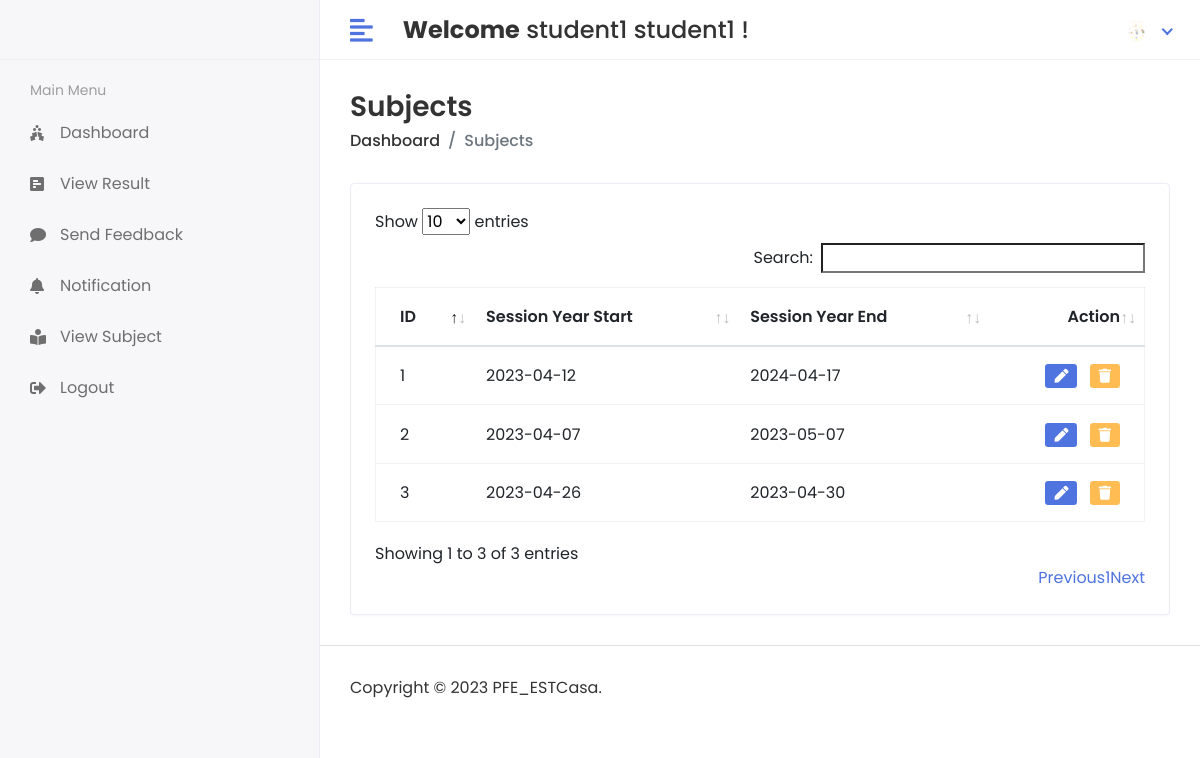
The app's page /HOD/Session/View (signed in) with its own data.
### app/models.py (models this page shows, shortened)
class CustomUser(AbstractUser):
    USER = (
        ('1','HOD'),
        ('2','STAFF'),
        ('3','STUDENT'),
    )
    user_type = models.CharField(choices=USER,max_length=50,default=1 )
    profile_pic = models.ImageField(upload_to = 'media/profile_pic')

class Session_Year(models.Model):
    session_start = models.CharField(max_length=100)
    session_end = models.CharField(max_length=100)

### project/Hod_Views.py (the view)
# urls.py: path('HOD/Session/View',Hod_Views.VIEW_SESSION, name="view_session"),
@login_required(login_url='/')
def VIEW_SESSION(request):
    session = Session_Year.objects.all()
    context = {
        'session' : session
    }
    return render(request,'Hod/view_session.html',context)

### templates/Hod/view_session.html (shortened to what this page needs)
<link href="https://cdn.jsdelivr.net/npm/bootstrap@5.3.0-alpha2/dist/css/bootstrap.min.css" rel="stylesheet"
>
{% extends 'base.html' %}
{% block content %}
<div class="page-header">
   <div class="row align-items-center">
      <div class="col">
         <h3 class="page-title">Subjects</h3>
         <ul class="breadcrumb">
            <li class="breadcrumb-item"><a href="{% url 'hod_home' %}">Dashboard</a></li>
            <li class="breadcrumb-item active">Subjects</li>
         </ul>
      </div>
   </div>
</div>
<div class="row">
   <div class="col-sm-12">
      <div class="card card-table">
         <div class="card-body">
            <div class="table-responsive">
               <table id="table_id" class="table table-hover table-center mb-0 ">
                  <thead>
                     <tr>
                        <th>ID</th>
                        <th>Session Year Start</th>
                        <th>Session Year End</th>
                        <th class="text-right">Action</th>
                     </tr>
                  </thead>
                  <tbody>
                     {% for i in session %}
                     <tr>
                        <td>{{i.id}}</td>
                        <td>{{i.session_start}}</td>
                        <td>{{i.session_end}}</td>
                        <td class="text-right">
                           <div class="actions">
                              <a href="{% url 'edit_session' i.id %}" class="btn btn-sm bg-success-light mr-2">
                                 <i class="fas fa-pen"></i>
                              </a>
                              <a href="{% url 'delete_session' i.id %}" class="btn btn-sm bg-danger-light">
                                 <i class="fas fa-trash"></i>
                              </a>
                           </div>
                        </td>
                     </tr>
                     {% endfor %}
                  </tbody>
               </table>
            </div>
         </div>
      </div>
   </div>
</div>
</div>
{% endblock %}

### templates/includes/header.html (shortened to what this page needs)
{% load static %}
<div class="header">
   <div class="header-left">
   </div>
    <a href="javascript:void(0);" id="toggle_btn">
       <i class="fas fa-align-left"></i>
    </a>
    <div class="top-nav-search mt-3">
       <h4><strong>Welcome</strong><span> {{user.first_name}} {{user.last_name}}</span>&nbsp!</h4>
    </div>
    <ul class="nav user-menu">
       <li class="nav-item dropdown noti-dropdown">
          <a href="#" class="dropdown-toggle nav-link" data-toggle="dropdown">
          </a>
       </li>
       <li class="nav-item dropdown has-arrow">
          <a href="#" class="dropdown-toggle nav-link" data-toggle="dropdown">
            {% if user.profile_pic == "" %}
            <span class="user-img"><img class="rounded-circle" src="{% static 'assets/img/profiles/defaultimage.jpg' %}" width="31" alt="Profile"></span>
            {% else %}
             <span class="user-img"><img class="rounded-circle" src="/{{user.profile_pic}}" width="31" alt="Profile"></span>
            {% endif %}
          </a>
       </li>
    </ul>
 </div>

### static/assets/css/style.css (style rules this page uses)
html { height: 100%; }
body { background-color: #fff; color: #333; font-family: 'Poppins', sans-serif; font-size: 1rem; height: 100%; line-height: 1.5; overflow-x: hidden; }
h1, h2, h3, h4, h5, h6 { font-family: 'Poppins', sans-serif; margin-top: 0; }
a { color: #4F73DF; }
input, button, a { transition: all 0.4s ease; -moz-transition: all 0.4s ease; -o-transition: all 0.4s ease; -ms-transition: all 0.4s ease; -webkit-transition: all 0.4s ease; }
ul, ol { padding: 0px; list-style: none; }
.table { color: #333; max-width: 100%; margin-bottom: 0; width: 100%; }
.table.dataTable { border-collapse: collapse !important; border: 1px solid rgba(0, 0, 0, 0.05); }
.table thead tr th { font-weight: 600; }
.table tbody tr { border-bottom: 1px solid rgba(0, 0, 0, 0.05); }
.table.table-center td, .table.table-center th { vertical-align: middle; }
.card-table .card-body .table > thead > tr > th { border-top: 0; }
.card-table .card-body .table tr td:first-child, .card-table .card-body .table tr th:first-child { padding-left: 1.5rem; }
.card-table .card-body .table tr td:last-child, .card-table .card-body .table tr th:last-child { padding-right: 1.5rem; }
.card-table .table td, .card-table .table th { border-top: 1px solid #e2e5e8; padding: 1rem 0.75rem; white-space: nowrap; }
.card { border: 1px solid #ececf5; box-shadow: 0 1px 3px 0 rgba(0, 0, 0, 0.03); margin-bottom: 1.875rem; }
.card-body { padding: 1.5rem; }
.bg-danger-light { background-color:#FFBC53 !important; color:#fff !important; }
.bg-success-light { background-color: #4F73DF; color: #fff; }
.header { background-color: #fff; border-bottom: 1px solid #f3f3f4; left: 0; position: fixed; right: 0; top: 0; z-index: 1001; height: 60px; }
.header .header-left { float: left; height: 60px; padding: 0 20px; position: relative; width: 320px; z-index: 1; transition: all 0.2s ease-in-out; background-color: #f7f7fa; border-bottom: 1px solid #efefef; border-right: 1px solid #ececf5; display: flex; align-items: center; }
.header .dropdown-toggle:after { display: none; }
.header .has-arrow .dropdown-toggle:after { border-top: 0; border-left: 0; border-bottom: 2px solid #4F73DF; border-right: 2px solid #4F73DF; content: ''; height: 8px; display: inline-block; pointer-events: none; -webkit-transform-origin: 66% 66%; -ms-transform-origin: 66% 66%; transform-origin: 66% 66%; -webkit-transform: rotate(45deg); -ms-transform: rotate(45deg); transform: rotate(45deg); -webkit-transition: all 0.15s ease-in-out; transition: all 0.15s ease-in-out; width: 8px; vertical-align: 0px; }
.user-menu { float: right; margin: 0; position: relative; z-index: 99; padding-right: 15px; }
.user-menu.nav > li > a { color: #a0a0a0; font-size: 14px; line-height: 58px; padding: 0 15px; height: 60px; }
.user-img { margin-right: 3px; position: relative; }
.top-nav-search { float: left; margin-left: 15px; }
.page-header { margin-bottom: 1.875rem; }
.page-header .breadcrumb { background-color: transparent; color: #6c757d; font-size: 1rem; font-weight: 500; margin-bottom: 0; padding: 0; }
.page-header .breadcrumb a { color: #333; }
.page-title { font-size: 28px; font-weight: 600; color: #333; margin-bottom: 5px; }
@media (min-width: 992px) { #toggle_btn { align-items: center; color: #4F73DF; display: inline-flex; float: left; font-size: 26px; height: 60px; justify-content: center; margin-left: 15px; padding: 0 15px; } }

### records on screen
CustomUser: first_name "student1", last_name "student1", profile_pic (picture)
Session_Year: id "1", session_start "2023-04-12", session_end "2024-04-17"
Session_Year: id "2", session_start "2023-04-07", session_end "2023-05-07"
Session_Year: id "3", session_start "2023-04-26", session_end "2023-04-30"
